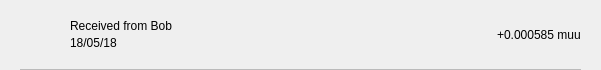
<?xml version="1.0" encoding="UTF-8"?>
<ui version="4.0">
 <class>TxRow</class>
 <widget class="QWidget" name="TxRow">
  <property name="geometry">
   <rect>
    <x>0</x>
    <y>0</y>
    <width>601</width>
    <height>70</height>
   </rect>
  </property>
  <property name="minimumSize">
   <size>
    <width>0</width>
    <height>40</height>
   </size>
  </property>
  <property name="windowTitle">
   <string>Form</string>
  </property>
  <layout class="QVBoxLayout" name="verticalLayout_3">
   <property name="spacing">
    <number>0</number>
   </property>
   <property name="leftMargin">
    <number>0</number>
   </property>
   <property name="topMargin">
    <number>0</number>
   </property>
   <property name="rightMargin">
    <number>0</number>
   </property>
   <property name="bottomMargin">
    <number>0</number>
   </property>
   <item>
    <widget class="QWidget" name="rowContainer" native="true">
     <layout class="QVBoxLayout" name="verticalLayout_2">
      <property name="spacing">
       <number>9</number>
      </property>
      <property name="leftMargin">
       <number>20</number>
      </property>
      <property name="topMargin">
       <number>9</number>
      </property>
      <property name="rightMargin">
       <number>20</number>
      </property>
      <property name="bottomMargin">
       <number>0</number>
      </property>
      <item>
       <widget class="QFrame" name="frame">
        <property name="styleSheet">
         <string notr="true">border:none;</string>
        </property>
        <property name="frameShape">
         <enum>QFrame::StyledPanel</enum>
        </property>
        <property name="frameShadow">
         <enum>QFrame::Raised</enum>
        </property>
        <layout class="QHBoxLayout" name="horizontalLayout" stretch="0,2,0">
         <property name="leftMargin">
          <number>0</number>
         </property>
         <property name="topMargin">
          <number>0</number>
         </property>
         <property name="rightMargin">
          <number>0</number>
         </property>
         <property name="bottomMargin">
          <number>0</number>
         </property>
         <item>
          <widget class="QPushButton" name="icon">
           <property name="styleSheet">
            <string notr="true">border:none;</string>
           </property>
           <property name="text">
            <string/>
           </property>
           <property name="iconSize">
            <size>
             <width>24</width>
             <height>24</height>
            </size>
           </property>
          </widget>
         </item>
         <item>
          <layout class="QVBoxLayout" name="verticalLayout">
           <property name="spacing">
            <number>3</number>
           </property>
           <property name="leftMargin">
            <number>12</number>
           </property>
           <item>
            <widget class="QLabel" name="lblAddress">
             <property name="styleSheet">
              <string notr="true"/>
             </property>
             <property name="text">
              <string>Received from Bob</string>
             </property>
             <property name="alignment">
              <set>Qt::AlignBottom|Qt::AlignLeading|Qt::AlignLeft</set>
             </property>
            </widget>
           </item>
           <item>
            <widget class="QLabel" name="lblDate">
             <property name="styleSheet">
              <string notr="true"/>
             </property>
             <property name="text">
              <string>18/05/18</string>
             </property>
             <property name="alignment">
              <set>Qt::AlignLeading|Qt::AlignLeft|Qt::AlignTop</set>
             </property>
            </widget>
           </item>
          </layout>
         </item>
         <item>
          <widget class="QLabel" name="lblAmount">
           <property name="styleSheet">
            <string notr="true"/>
           </property>
           <property name="text">
            <string>+0.000585 muu</string>
           </property>
          </widget>
         </item>
        </layout>
       </widget>
      </item>
      <item>
       <widget class="QLabel" name="lblDivisory">
        <property name="minimumSize">
         <size>
          <width>0</width>
          <height>1</height>
         </size>
        </property>
        <property name="maximumSize">
         <size>
          <width>16777215</width>
          <height>1</height>
         </size>
        </property>
        <property name="styleSheet">
         <string notr="true">background-color:#bababa;</string>
        </property>
        <property name="text">
         <string/>
        </property>
        <property name="alignment">
         <set>Qt::AlignBottom|Qt::AlignLeading|Qt::AlignLeft</set>
        </property>
       </widget>
      </item>
     </layout>
    </widget>
   </item>
  </layout>
 </widget>
 <resources/>
 <connections/>
</ui>
